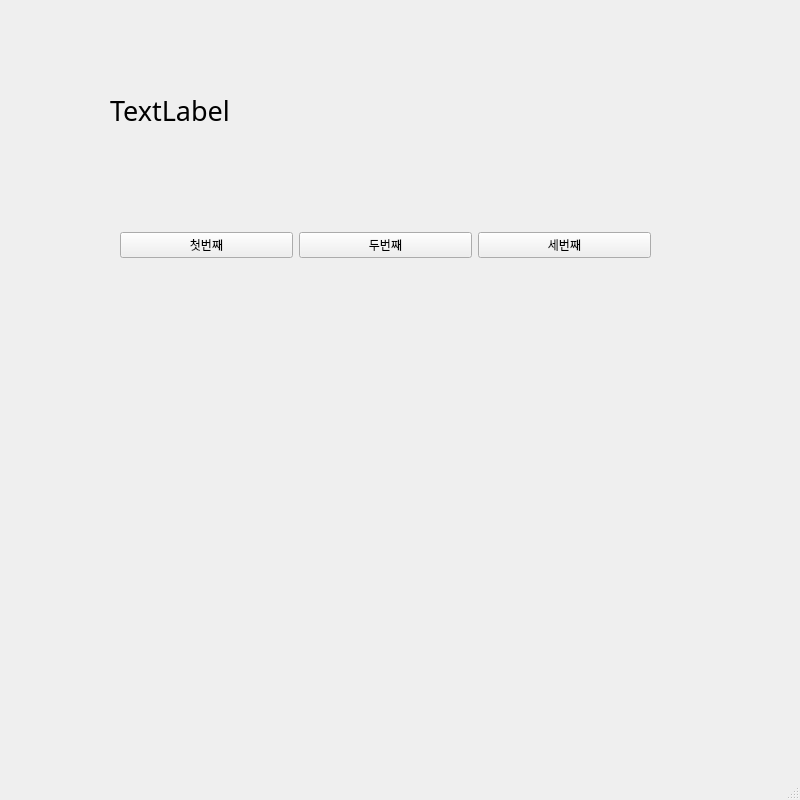
<?xml version="1.0" encoding="UTF-8"?>
<ui version="4.0">
 <class>MainWindow</class>
 <widget class="QMainWindow" name="MainWindow">
  <property name="geometry">
   <rect>
    <x>0</x>
    <y>0</y>
    <width>800</width>
    <height>800</height>
   </rect>
  </property>
  <property name="windowTitle">
   <string>MainWindow</string>
  </property>
  <widget class="QWidget" name="centralwidget">
   <widget class="QWidget" name="horizontalLayoutWidget">
    <property name="geometry">
     <rect>
      <x>120</x>
      <y>170</y>
      <width>531</width>
      <height>151</height>
     </rect>
    </property>
    <layout class="QHBoxLayout" name="horizontalLayout">
     <item>
      <widget class="QPushButton" name="pushButton">
       <property name="text">
        <string>첫번째</string>
       </property>
      </widget>
     </item>
     <item>
      <widget class="QPushButton" name="pushButton_2">
       <property name="text">
        <string>두번째</string>
       </property>
      </widget>
     </item>
     <item>
      <widget class="QPushButton" name="pushButton_3">
       <property name="text">
        <string>세번째</string>
       </property>
      </widget>
     </item>
    </layout>
   </widget>
   <widget class="QLabel" name="label">
    <property name="geometry">
     <rect>
      <x>110</x>
      <y>80</y>
      <width>531</width>
      <height>61</height>
     </rect>
    </property>
    <property name="font">
     <font>
      <family>굴림체</family>
      <pointsize>20</pointsize>
     </font>
    </property>
    <property name="text">
     <string>TextLabel</string>
    </property>
   </widget>
  </widget>
  <widget class="QMenuBar" name="menubar">
   <property name="geometry">
    <rect>
     <x>0</x>
     <y>0</y>
     <width>800</width>
     <height>26</height>
    </rect>
   </property>
  </widget>
  <widget class="QStatusBar" name="statusbar"/>
 </widget>
 <resources/>
 <connections>
  <connection>
   <sender>pushButton</sender>
   <signal>clicked()</signal>
   <receiver>MainWindow</receiver>
   <slot>firstClick()</slot>
   <hints>
    <hint type="sourcelabel">
     <x>183</x>
     <y>262</y>
    </hint>
    <hint type="destinationlabel">
     <x>236</x>
     <y>324</y>
    </hint>
   </hints>
  </connection>
  <connection>
   <sender>pushButton_2</sender>
   <signal>clicked()</signal>
   <receiver>MainWindow</receiver>
   <slot>secondClick()</slot>
   <hints>
    <hint type="sourcelabel">
     <x>371</x>
     <y>268</y>
    </hint>
    <hint type="destinationlabel">
     <x>412</x>
     <y>322</y>
    </hint>
   </hints>
  </connection>
  <connection>
   <sender>pushButton_3</sender>
   <signal>clicked()</signal>
   <receiver>MainWindow</receiver>
   <slot>thirdClick()</slot>
   <hints>
    <hint type="sourcelabel">
     <x>566</x>
     <y>264</y>
    </hint>
    <hint type="destinationlabel">
     <x>620</x>
     <y>330</y>
    </hint>
   </hints>
  </connection>
 </connections>
 <slots>
  <slot>firstClick()</slot>
  <slot>secondClick()</slot>
  <slot>thirdClick()</slot>
 </slots>
</ui>
